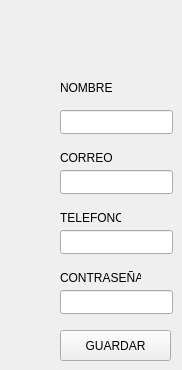
      <widget class="QWidget" name="tab_12">
       <attribute name="title">
        <string>EDITAR PERFIL</string>
       </attribute>
       <widget class="QLabel" name="label_50">
        <property name="geometry">
         <rect>
          <x>60</x>
          <y>270</y>
          <width>81</width>
          <height>16</height>
         </rect>
        </property>
        <property name="text">
         <string>CONTRASEÑA</string>
        </property>
       </widget>
       <widget class="QLineEdit" name="txtEditNombre">
        <property name="geometry">
         <rect>
          <x>60</x>
          <y>110</y>
          <width>113</width>
          <height>24</height>
         </rect>
        </property>
       </widget>
       <widget class="QLabel" name="label_51">
        <property name="geometry">
         <rect>
          <x>60</x>
          <y>210</y>
          <width>61</width>
          <height>16</height>
         </rect>
        </property>
        <property name="text">
         <string>TELEFONO</string>
        </property>
       </widget>
       <widget class="QLineEdit" name="txtEditPass">
        <property name="geometry">
         <rect>
          <x>60</x>
          <y>290</y>
          <width>113</width>
          <height>24</height>
         </rect>
        </property>
        <property name="echoMode">
         <enum>QLineEdit::EchoMode::Password</enum>
        </property>
       </widget>
       <widget class="QLineEdit" name="txtEditCorreo">
        <property name="geometry">
         <rect>
          <x>60</x>
          <y>170</y>
          <width>113</width>
          <height>24</height>
         </rect>
        </property>
       </widget>
       <widget class="QLabel" name="label_52">
        <property name="geometry">
         <rect>
          <x>60</x>
          <y>80</y>
          <width>61</width>
          <height>16</height>
         </rect>
        </property>
        <property name="text">
         <string>NOMBRE</string>
        </property>
       </widget>
       <widget class="QLabel" name="label_53">
        <property name="geometry">
         <rect>
          <x>60</x>
          <y>150</y>
          <width>61</width>
          <height>16</height>
         </rect>
        </property>
        <property name="text">
         <string>CORREO</string>
        </property>
       </widget>
       <widget class="QLineEdit" name="txtEditTel">
        <property name="geometry">
         <rect>
          <x>60</x>
          <y>230</y>
          <width>113</width>
          <height>24</height>
         </rect>
        </property>
       </widget>
       <widget class="QPushButton" name="btnGuardarPerfil">
        <property name="geometry">
         <rect>
          <x>60</x>
          <y>330</y>
          <width>111</width>
          <height>31</height>
         </rect>
        </property>
        <property name="text">
         <string>GUARDAR</string>
        </property>
       </widget>
      </widget>
